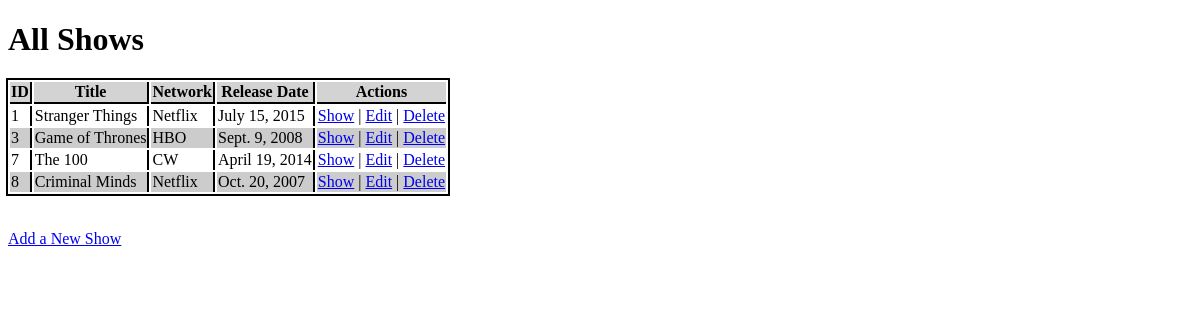
The page / on the database its author committed.
### shows_app/models.py (models this page shows)
class Show(models.Model):
  title = models.CharField(max_length=255)
  network = models.CharField(max_length=45)
  release_date = models.DateField()
  desc = models.TextField()
  created_at = models.DateTimeField(auto_now_add=True)
  updated_at = models.DateTimeField(auto_now=True)
  objects = ShowManager()

### shows_app/views.py (the view)
# urls.py: path('', views.all_shows),
def all_shows(request):
  context = {
    'shows' : Show.objects.all()
  }
  return render(request, 'all_shows.html', context)

### shows_app/templates/all_shows.html (shortened to what this page needs)
<!DOCTYPE html>
<html lang="en">
<head>
</head>
<body>
  <h1>All Shows</h1>
  <table>
    <thead>
      <th scope="col">ID</th>
      <th scope="col">Title</th>
      <th scope="col">Network</th>
      <th scope="col">Release Date</th>
      <th scope="col">Actions</th>
    </thead>
    <tbody>
      {% for show in shows %}
      <tr>
        <td>{{ show.id }}</td>
        <td>{{ show.title }}</td>
        <td>{{ show.network}}</td>
        <td>{{ show.release_date }}</td>
        <td><a href="/shows/{{ show.id }}">Show</a> | <a href="/shows/{{ show.id }}/edit">Edit</a> | <a href="/shows/{{ show.id }}/destroy">Delete</a></td>
      </tr>
      {% endfor %}
    </tbody>
  </table><br><br>
  <a href="/shows/new">Add a New Show</a>
</body>
</html>

### shows_app/templates/all_shows.html (style rules this page uses)
table { outline: 2px solid black; }
th { border-bottom: 2px solid black; background-color: lightgray; }
tr:nth-child(even) { background: #CCC }
tr:nth-child(odd) { background: #FFF }
th:not(:last-child), td:not(:last-child) { border-right: 2px solid #000; }

### rows shown on the page
Show: id "1", title "Stranger Things", network "Netflix", release_date "July 15, 2015"
Show: id "3", title "Game of Thrones", network "HBO", release_date "Sept. 9, 2008"
Show: id "7", title "The 100", network "CW", release_date "April 19, 2014"
Show: id "8", title "Criminal Minds", network "Netflix", release_date "Oct. 20, 2007"
